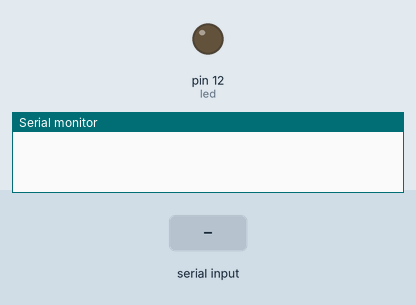
The sketch below on a simulated Arduino Uno, built with avr-gcc and run on an emulated ATmega328P. Shown: output pins drawn as LEDs (lit = HIGH), the last lines printed to the serial monitor. The test bench sets the inputs (shaded band).

Above: at 1.2 s.
1.3 s: "90,45\n" received over Serial
At 1.8 s:
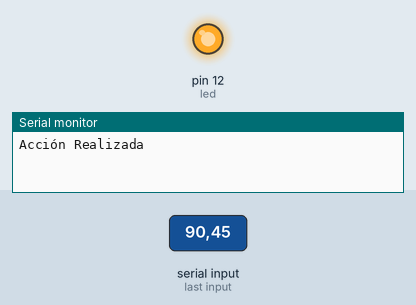
Timing chart, 0 to 4.3 s (numbered marks = the images above; inputs shaded):
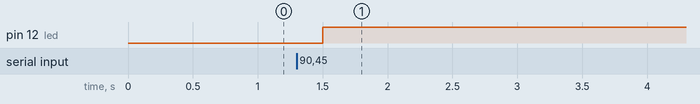

The sketch:

Prog_4_leerDatosCondicionado_EVdeSE.ino
```cpp
int led = 12;

void setup() {
  // put your setup code here, to run once:
  pinMode(led, OUTPUT);

  Serial.begin(9600);
  Serial.setTimeout(100); //100ms
}

int v;
void loop() {

  if(Serial.available()>0){ //Checa si existe información que leer en el buffer
      v = Serial.readString().toInt();

      digitalWrite(led, v); //0 o 1
      Serial.println("Acción Realizada");
  }
  delay(100); //ms
}
```

Measured:
- after the input at 1.3 s, pin 12 (led): LOW → HIGH after 0.20 s
